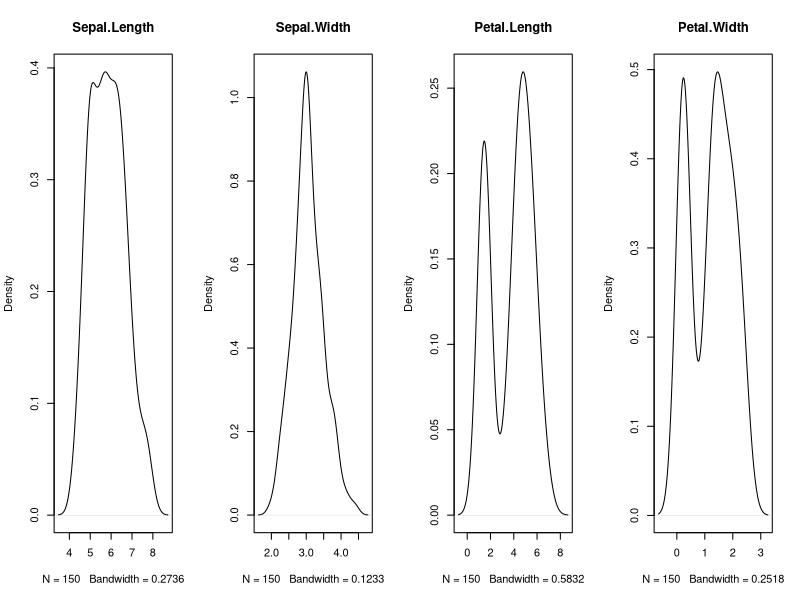

Generate this figure with R:
# Univariate Density Plots

# load libraries
library(lattice)
# load dataset
data(iris)
# create a panel of simpler density plots by attribute
par(mfrow=c(1,4))
for(i in 1:4) {
	plot(density(iris[,i]), main=names(iris)[i])
}

